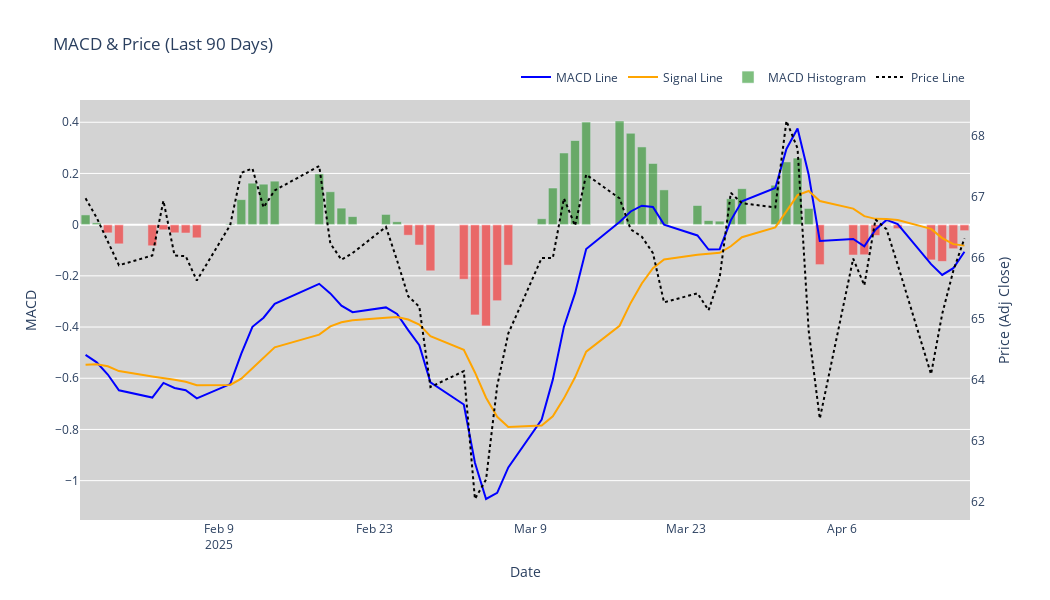

Notebook code cell kept with this figure:
### Code cell
def compute_macd(df, short_period=12, long_period=26, signal_period=9):
    macd = ta.macd(df['Close'], fast=short_period, slow=long_period, signal=signal_period)
    df = df.copy()
    df['MACD'] = macd[f'MACD_{short_period}_{long_period}_{signal_period}']
    df['Signal'] = macd[f'MACDs_{short_period}_{long_period}_{signal_period}']
    df['MACD_Histogram'] = macd[f'MACDh_{short_period}_{long_period}_{signal_period}']
    return df

# --- 2. Get last 90 days and compute MACD ---
stock_data_90 = stock_data_90.tail(90).copy()
stock_data_90 = compute_macd(stock_data_90)

# --- 3. Drop rows with NaNs from MACD (caused by moving average warm-up) ---
stock_data_90_clean = stock_data_90.dropna(subset=['MACD', 'Signal', 'MACD_Histogram'])

# --- 4. Color-coded histogram bars ---
bar_colors = ['green' if val >= 0 else 'red' for val in stock_data_90_clean['MACD_Histogram']]

# --- 5. Plot ---
fig = go.Figure()

# MACD Line
fig.add_trace(go.Scatter(
    x=stock_data_90_clean.index,
    y=stock_data_90_clean['MACD'],
    mode='lines',
    name='MACD Line',
    line=dict(color='blue', width=2),
    yaxis='y1'
))

# Signal Line
fig.add_trace(go.Scatter(
    x=stock_data_90_clean.index,
    y=stock_data_90_clean['Signal'],
    mode='lines',
    name='Signal Line',
    line=dict(color='orange', width=2),
    yaxis='y1'
))

# Histogram
fig.add_trace(go.Bar(
    x=stock_data_90_clean.index,
    y=stock_data_90_clean['MACD_Histogram'],
    name='MACD Histogram',
    marker_color=bar_colors,
    opacity=0.5,
    yaxis='y1'
))

# Price Line
fig.add_trace(go.Scatter(
    x=stock_data_90_clean.index,
    y=stock_data_90_clean['Adj Close'],
    name='Price Line',
    mode='lines',
    line=dict(color='black', width=2, dash='dot'),
    yaxis='y2'
))

# --- 6. Layout ---
fig.update_layout(
    title='MACD & Price (Last 90 Days)',
    xaxis_title='Date',
    plot_bgcolor='lightgrey',
    xaxis_rangeslider_visible=False,
    width=1050,
    height=600,
    legend=dict(
        orientation='h',
        yanchor='bottom',
        y=1.02,
        xanchor='right',
        x=1
    ),
    yaxis=dict(
        title='MACD',
        side='left',
        showgrid=True
    ),
    yaxis2=dict(
        title='Price (Adj Close)',
        overlaying='y',
        side='right',
        showgrid=False
    )
)

fig.show()
